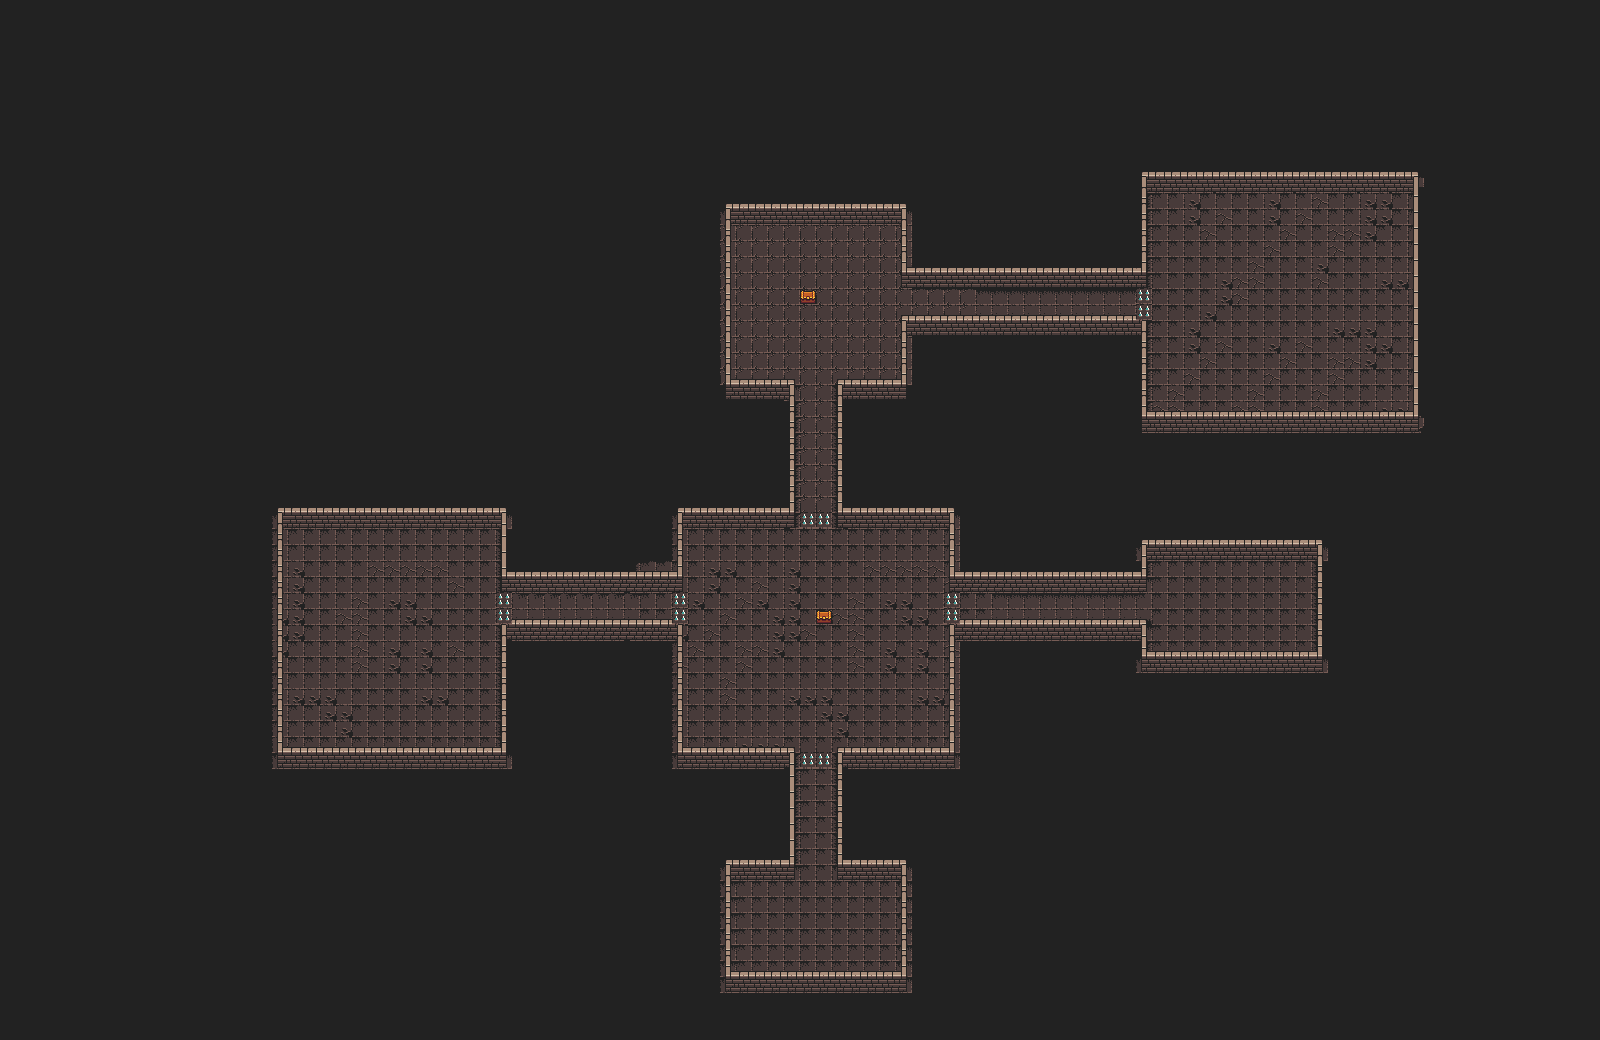

The image is a tile-based game level rendered from a .tmx file. Its description and source (layers, tilesets, objects; grid data summarised) follow:
An orthogonal 100x65 tile map with 16x16 px tiles, 4 tile layers (void, floors, walls, chests), 4 tilesets and 30 objects (12x spikeWall, 12x enemySpawn, 2x fightRoom1, 2x chestSpawn, playerSpawn, ...).

<map version="1.10" tiledversion="1.12.1" orientation="orthogonal" renderorder="right-down" width="100" height="65" tilewidth="16" tileheight="16" infinite="0" nextlayerid="9" nextobjectid="57">
 <editorsettings>
  <export target="assets/map1.json" format="json" />
 </editorsettings>
 <tileset firstgid="1" source="map1_floor.tsx" />
 <tileset firstgid="50" source="map1_high_wall.tsx" />
 <tileset firstgid="146" source="map1_low_wall.tsx" />
 <tileset firstgid="194" source="maps_chest.tsx" />
 <layer id="6" name="void" width="100" height="65">
  <data>[6500 cells, 6500 non-empty, 1 distinct tile ids]</data>
 </layer>
 <layer id="1" name="floors" width="100" height="65" offsetx="-0.947698" offsety="1.15316">
  <data>[6500 cells, 1311 non-empty, 9 distinct tile ids]</data>
 </layer>
 <layer id="5" name="walls" width="100" height="65">
  <data>[6500 cells, 378 non-empty, 10 distinct tile ids]</data>
 </layer>
 <layer id="8" name="chests" width="100" height="65">
  <data>[6500 cells, 14 non-empty, 2 distinct tile ids]</data>
 </layer>
 <objectgroup id="7" name="fightRooms">
  <object id="35" name="fightRoom1" x="682.823" y="518.329" width="268.512" height="241.75" />
  <object id="36" name="fightRoom1" x="283.002" y="521.26" width="218.481" height="234.021" />
  <object id="40" name="spikeWall" x="504.696" y="596.757">
   <point />
  </object>
  <object id="44" name="spikeWall" x="505.164" y="614.515">
   <point />
  </object>
  <object id="47" name="spikeWall" x="679.865" y="602.098">
   <point />
  </object>
  <object id="48" name="spikeWall" x="677.594" y="618.436">
   <point />
  </object>
  <object id="49" name="spikeWall" x="807.982" y="761.718">
   <point />
  </object>
  <object id="50" name="spikeWall" x="823.403" y="761.251">
   <point />
  </object>
  <object id="51" name="spikeWall" x="953.781" y="603.519">
   <point />
  </object>
  <object id="52" name="spikeWall" x="955.213" y="617.805">
   <point />
  </object>
  <object id="53" name="spikeWall" x="807.233" y="524.043">
   <point />
  </object>
  <object id="54" name="spikeWall" x="823.308" y="523.948">
   <point />
  </object>
  <object id="55" name="spikeWall" x="1142.11" y="296.276">
   <point />
  </object>
  <object id="56" name="spikeWall" x="1143.98" y="313.099">
   <point />
  </object>
 </objectgroup>
 <objectgroup id="4" name="Enemy/Boss/Chest">
  <object id="11" name="playerSpawn" x="809.355" y="923.394">
   <point />
  </object>
  <object id="16" name="enemySpawn" x="816.747" y="564.384">
   <point />
  </object>
  <object id="19" name="enemySpawn" x="744.417" y="606.168">
   <point />
  </object>
  <object id="20" name="enemySpawn" x="721.028" y="693.537">
   <point />
  </object>
  <object id="21" name="enemySpawn" x="888.223" y="605.842">
   <point />
  </object>
  <object id="22" name="enemySpawn" x="911.463" y="688.36">
   <point />
  </object>
  <object id="23" name="chestSpawn" x="824.339" y="620.348">
   <point />
  </object>
  <object id="26" name="chestSpawn" x="808.983" y="297.977">
   <point />
  </object>
  <object id="27" name="enemySpawn" x="321.666" y="613.686">
   <point />
  </object>
  <object id="28" name="enemySpawn" x="414.178" y="578.747">
   <point />
  </object>
  <object id="29" name="enemySpawn" x="375.841" y="691.019">
   <point />
  </object>
  <object id="30" name="enemySpawn" x="1244.55" y="238.441">
   <point />
  </object>
  <object id="31" name="enemySpawn" x="1229.3" y="396.207">
   <point />
  </object>
  <object id="32" name="enemySpawn" x="1339.98" y="385.657">
   <point />
  </object>
  <object id="33" name="enemySpawn" x="1332.88" y="244.063">
   <point />
  </object>
  <object id="34" name="BossSpawn" x="1285.05" y="307.473">
   <point />
  </object>
 </objectgroup>
</map>
